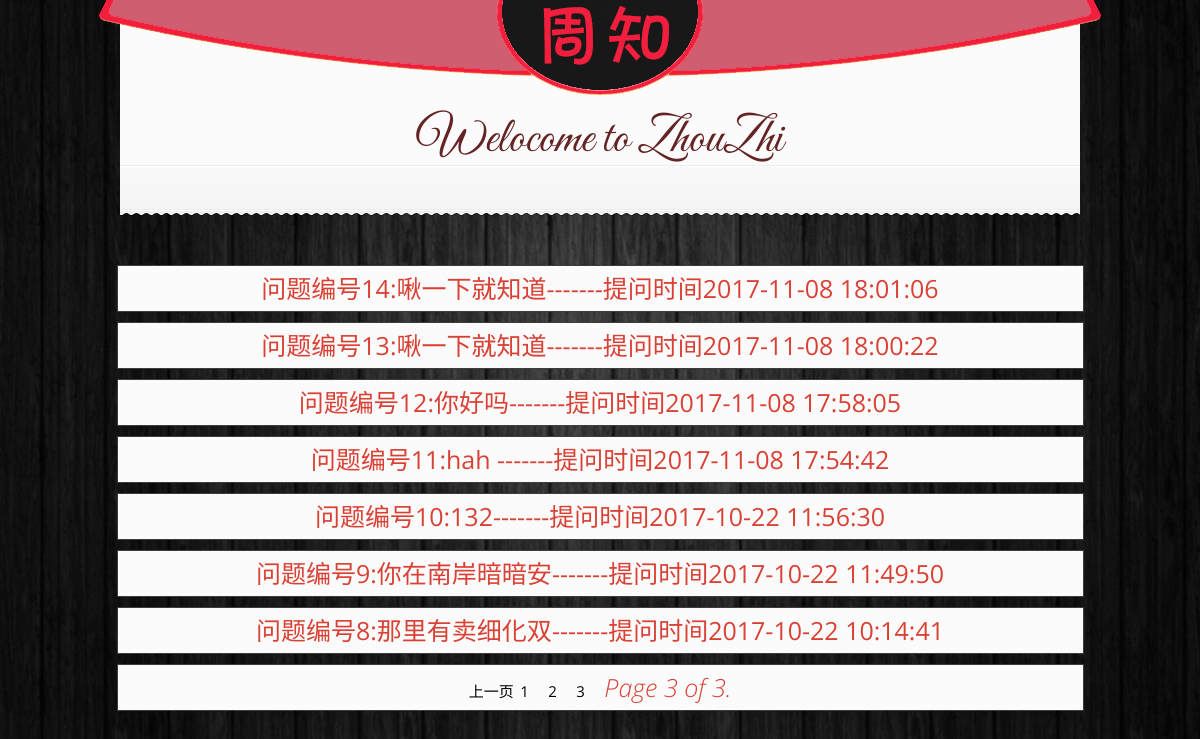
Screenshot of /hot?page=3 with the database file from the repository.
### zhou/models.py (models this page shows)
class Question(models.Model):
    qustion_user = models.ForeignKey(User)
    content = models.TextField(null=False)
    time = models.CharField(max_length=30)
    def __unicode__(self):  # 在Python3中用 __str__ 代替 __unicode__
        return self.content

### zhou/views.py (the view)
# urls.py: url(r'^hot',views.hot),
def hot(request):
    context = {}
    questions=Question.objects.order_by()
    questions_list=[]
    for question in questions:
        questions_list.append([question.id,question,question.time])
    questions_list.reverse()
    paginator=Paginator(questions_list,10)
    page= request.GET.get('page')
    try:
        contacts = paginator.page(page)
    except PageNotAnInteger:
        contacts = paginator.page(1)
    except EmptyPage:
        contacts = paginator.page(paginator.num_pages)
    context['questions']=contacts
    context['count']=paginator.page_range
    print(contacts.count)
    return render(request, 'hot.html', context)

### templates/hot.html (shortened to what this page needs)
<!DOCTYPE html>
<html lang="en">
<head>
    <link rel="stylesheet" href="/static/dlzc/css/style.css" />
    <link rel="stylesheet" href="/static/dlzc/css/prettyPhoto.css" />
    <link rel="stylesheet" href="/static/dlzc/css/animate.min.css" />
    <link rel="stylesheet" href="/static/dlzc/css/bounceInDown.css" />
    <link rel="stylesheet" href="/static/dlzc/css/hot.css" />
</head>
<body id="example-rand">
<div id="headerContainer">
    <div id="mainMenuBg" style="position: relative">
        <img src="/static/dlzc/images/menubar.png" width="1002px" height="95px"
             style="position:absolute;left:50%;top:0;margin: 0 -501px;" usemap="#testmap">
    </div>
    <div id="QuotePagetitleBreadcrumbsWrapper">
        <div id="QuotePagetitleContainer">
            <p>Welocome to ZhouZhi</p>
        </div>
        <div id="subtitleBreadcrumbsContainer">
            <div id="subtitleBreadcrumbsWrapper">
            </div>
        </div>
    </div>
</div>
{% for question in questions  %}
<div class="content">
    <div class="reci">
        <a href="{% url "question_id" question.0 %}"><h1>问题编号{{ question.0 }}:{{ question.1 }}-------提问时间{{ question.2 }} </h1></a>
    </div>
</div>
{% endfor %}
<div class="content">
    <div class="reci">
    <h1>
        {% if questions.has_previous %}
            <a href="?page={{ questions.previous_page_number }}">上一页</a>
        {% endif %}
            {% for foo in count %}
        <a href="?page={{ foo }}">{{ foo }}</a>&nbsp;&nbsp;
        {% endfor %}
        <span class="current">
            Page {{ questions.number }} of {{ questions.paginator.num_pages }}.
        </span>
    </h1>
    </div>
</div>
</body>
</html>

### zhou/static/dlzc/css/style.css (style rules this page uses)
html, body, div, span, applet, object, iframe, h1, h2, h3, h4, h5, h6, p, blockquote, pre, a, abbr, acronym, address, big, cite, code, del, dfn, em, img, ins, kbd, q, s, samp, small, strike, strong, sub, sup, tt, var, b, u, i, center, dl, dt, dd, ol, ul, li, fieldset, form, label, legend, table, caption, tbody, tfoot, thead, tr, th, td, article, aside, canvas, details, embed, figure, figcaption, footer, header, hgroup, menu, nav, output, ruby, section, summary, time, mark, audio, video { margin: 0; padding: 0; border: 0; font-size: 100%; font: inherit; vertical-align: baseline; }
body { line-height: 1; }
a { text-decoration: none; }
body { background: url(../images/back.jpg) no-repeat; background-position: top center; background-size: 100%; font-family: 'Open Sans', sans-serif; font-weight: 300; }
h1 { font-size: 25px; color: #da4135; font-weight: 400; margin-bottom: 10px; }
h1 span { font-weight: 100; font-style: italic; }
p { color: #903737; font-size: 12px; line-height: 18px; font-weight: 500; letter-spacing: 0.2px; }
a { color: #da4135; font-size:13px }
#headerContainer { position: relative; z-index: 50; height: 215px; margin-bottom:50px; }
#QuotePagetitleBreadcrumbsWrapper { width: 960px; margin: 0 auto; position:relative; z-index:-10; top:-100px; }
#QuotePagetitleContainer { min-height: 150px; display:block; }
#QuotePagetitleContainer p { font-family: 'Great Vibes', cursive; font-size: 50px; color: #f21e3e; text-align: center; padding-top:120px; line-height: 1; letter-spacing: 0; font-weight: 300; }
#subtitleBreadcrumbsContainer { background: url(../images/pageTitleQuoteContainerBottomBar.png) repeat-x; height:51px; background-position: bottom; }
#subtitleBreadcrumbsWrapper { width: 490px; margin: 0 auto; padding-top: 9px; }

### zhou/static/dlzc/css/bounceInDown.css (style rules this page uses)
.bounceInDown { -webkit-animation-name: bounceInDown; -moz-animation-name: bounceInDown; -o-animation-name: bounceInDown; animation-name: bounceInDown; }

### zhou/static/dlzc/css/hot.css (style rules this page uses)
body,div,img,p,ul,li,dl,dt,dd,h1,h2,h3,h4,h5,h6 { margin: 0;padding: 0; }
input,img,button { border:0; outline: none; margin: 0; padding: 0; }
fieldset, img, input,button { border: none; padding: 0; margin: 0; outline-style: none; }
img { border:0; vertical-align: middle; }
a { color: #000;text-decoration: none;font-size: 15px }
body { background: url(../images/back.jpg) repeat; background-position: top center; background-size: 100%; font-family: 'Open Sans', sans-serif; font-weight: 300; }
#mainMenuBg { background: url(../images/menubar.png) no-repeat; width: 1002px; height: 95px; margin: 0 auto; color:#000; }
#headerContainer { position: relative; z-index: 50; height: 215px; margin-bottom:50px; }
#QuotePagetitleBreadcrumbsWrapper { width: 960px; margin: 0 auto; position:relative; z-index:-10; top:-100px; }
#QuotePagetitleContainer { background: #fbfbfb; min-height: 150px; display:block; }
#QuotePagetitleContainer p { font-family: 'Great Vibes', cursive; font-size: 50px; color: #642424; text-align: center; padding-top:120px; line-height: 1; letter-spacing: 0; font-weight: 300; }
#subtitleBreadcrumbsContainer { background: url(../images/pageTitleQuoteContainerBottomBar.png) repeat-x; height:51px; background-position: bottom; position: relative; }
.animated { animation-duration: 1s; animation-fill-mode: both; }
.reci { margin:5px auto 10px; width: 945px; background-color: #fbfbfb; padding: 10px; border: 1px solid #3c3c3c; }
.reci h1 { text-align: center; }

### rows the page displays
Question: id "14", content "啾一下就知道", time "2017-11-08 18:01:06"
Question: id "13", content "啾一下就知道", time "2017-11-08 18:00:22"
Question: id "12", content "你好吗", time "2017-11-08 17:58:05"
Question: id "11", content "hah", time "2017-11-08 17:54:42"
Question: id "10", content "132", time "2017-10-22 11:56:30"
Question: id "9", content "你在南岸暗暗安", time "2017-10-22 11:49:50"
Question: id "8", content "那里有卖细化双", time "2017-10-22 10:14:41"

### other values shown
{{ foo }} "1" "2" "3"
{{ questions.number }} "3"
{{ questions.paginator.num_pages }} "3"
